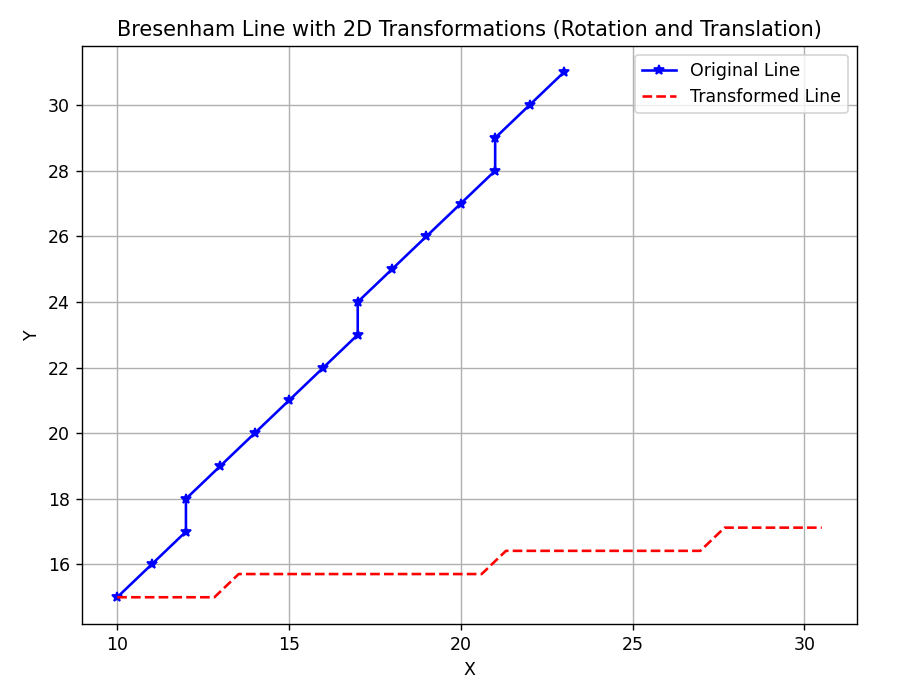

The script that drew this image:
#Bresenham Line with 2D Transformations (Rotation and Translation)
import numpy as np
import matplotlib.pyplot as plt

def bresenham_line():
    x0 = int(input("Enter the point x0: "))
    y0 = int(input("Enter the point y0: "))
    x1 = int(input("Enter the point x1: "))
    y1 = int(input("Enter the point y1: "))

    dx = abs(x1 - x0)
    dy = abs(y1 - y0)

    sx = 1 if x1 > x0 else -1
    sy = 1 if y1 > y0 else -1

    xes = [x0]
    yes = [y0]

    if dx > dy:
        p = 2 * dy - dx
        while x0 != x1:
            x0 = x0 + sx
            if p >= 0:
                y0 = y0 + sy
                p = p + 2 * (dy - dx)
            else:
                p = p + 2 * dy
            xes.append(x0)
            yes.append(y0)
    else:
        p = 2 * dx - dy
        while y0 != y1:
            y0 = y0 + sy
            if p >= 0:
                x0 = x0 + sx
                p = p + 2 * (dx - dy)
            else:
                p = p + 2 * dx
            xes.append(x0)
            yes.append(y0)

    return np.array(xes), np.array(yes)

def apply_2d_transformation(x_coords, y_coords, transformation_matrix):
    points = np.vstack([x_coords, y_coords, np.ones_like(x_coords)])
    transformed_points = transformation_matrix @ points
    return transformed_points[0], transformed_points[1]

def plot_line_with_transformations():
    x_orig, y_orig = bresenham_line()
    theta = np.pi / 4  # 45 degrees
    rotation_matrix = np.array([
        [np.cos(theta), np.sin(theta), 0],
        [-np.sin(theta), np.cos(theta), 0],
        [0, 0, 1]
    ])
    x0, y0 = x_orig[0], y_orig[0]  
    translation_matrix = np.array([
        [1, 0, x0],
        [0, 1, y0],
        [0, 0, 1]
    ])
    translationve_matrix = np.array([
        [1, 0, -x0],
        [0, 1, -y0],
        [0, 0, 1]
    ])
    composite_matrix = translation_matrix @ rotation_matrix @ translationve_matrix
    x_transformed, y_transformed = apply_2d_transformation(x_orig, y_orig, composite_matrix)

    plt.figure(figsize=(8, 6))
    plt.plot(x_orig, y_orig, marker='*', color='blue', linestyle='-', label='Original Line')
    plt.plot(x_transformed, y_transformed, color='red', linestyle='--', label='Transformed Line')
    plt.title("Bresenham Line with 2D Transformations (Rotation and Translation)")
    plt.xlabel("X")
    plt.ylabel("Y")
    plt.legend()
    plt.grid(True)

    plt.show()
plot_line_with_transformations()
